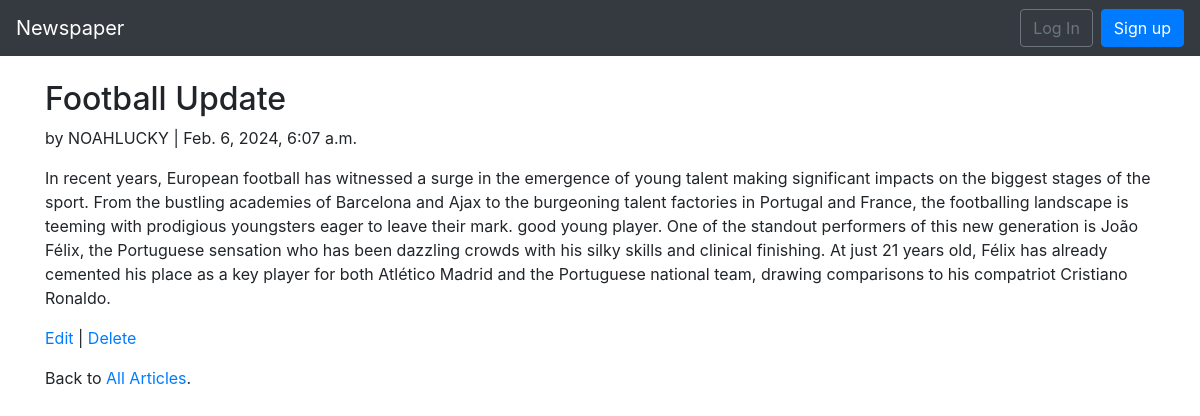
Screenshot of /articles6/ with the database file from the repository.
### articles/models.py (models this page shows, shortened)
class Article(models.Model):
    title = models.CharField(max_length=255)
    body = models.TextField()
    date = models.DateTimeField(auto_now_add=True)
    author = models.ForeignKey(
        get_user_model(),
        on_delete=models.CASCADE,
    )

### users/models.py (models this page shows)
class CustomUser(AbstractUser):
    age = models.PositiveIntegerField(null=True, blank=True)

### articles/views.py (the view)
# urls.py: path('<int:pk>/', ArticleDetailView.as_view(), name='article_detail'),
class ArticleDetailView(DetailView):
    model = Article
    template_name = 'article_detail.html'

### templates/article_detail.html
{% extends 'base.html' %}
{% block content %}
    <div class="article-entry">
        <h2>{{ object.title }}</h2>
        <p>by {{ object.author }} | {{ object.date }}</p>
        <p>{{ object.body }}</p>
    </div>
    <p>
        <a href="{% url 'article_edit' article.pk %}">Edit</a> |
        <a href="{% url 'article_delete' article.pk %}">Delete</a>
    </p>
    <p>Back to <a href="{% url 'article_list' %}">All Articles</a>.</p>
{% endblock content %}

### rows the page displays
Article: title "Football Update", author "NOAHLUCKY", date "Feb. 6, 2024, 6:07 a.m.", body "In recent years, European football has witnessed a surge in the emergence of young talent making significant impacts on the biggest stages of the sport. From the bustling academies of Barcelona and Ajax to the burgeoning talent factories in Portugal and France, the footballing landscape is teeming with prodigious youngsters eager to leave their mark. good young player. One of the standout performers of this new generation is João Félix, the Portuguese sensation who has been dazzling crowds with his silky skills and clinical finishing. At just 21 years old, Félix has already cemented his place as a key player for both Atlético Madrid and the Portuguese national team, drawing comparisons to…"
